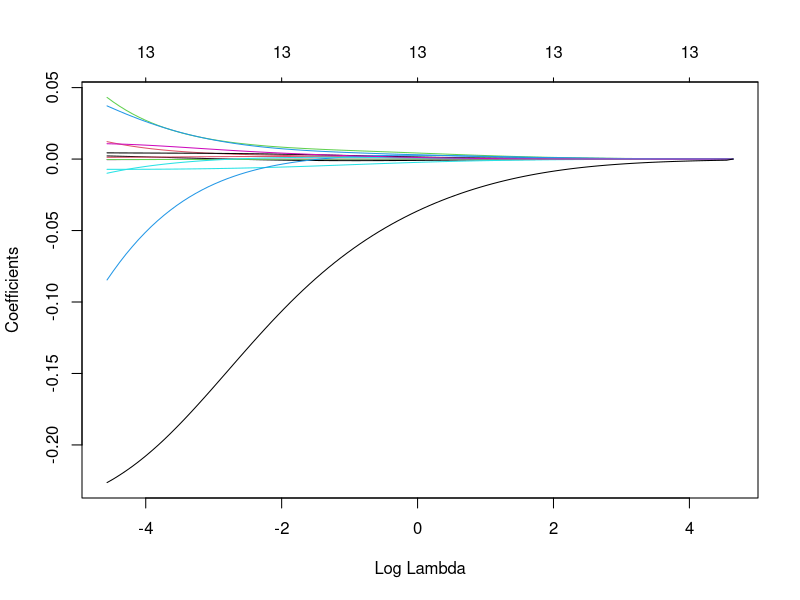
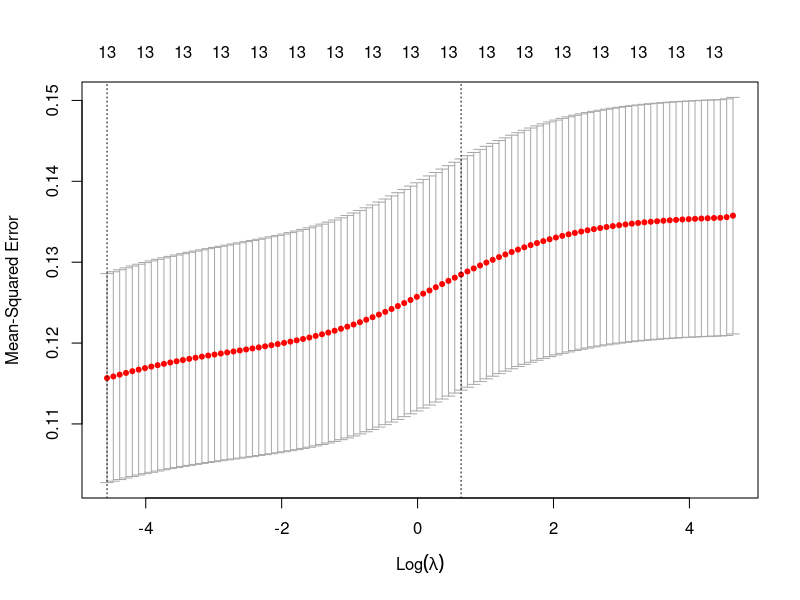
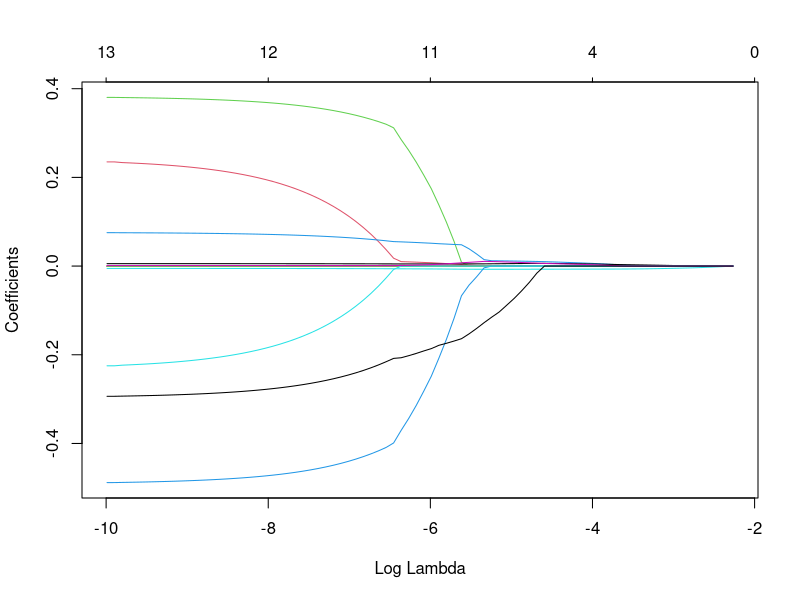
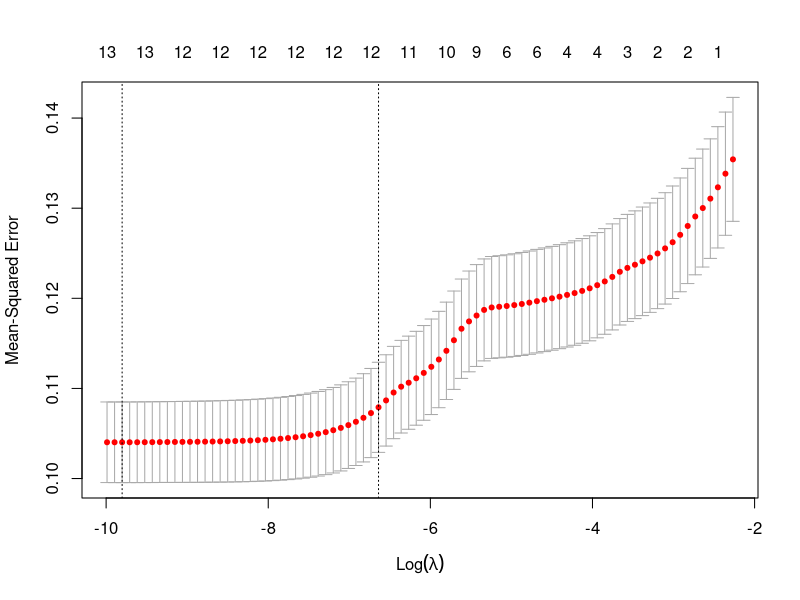
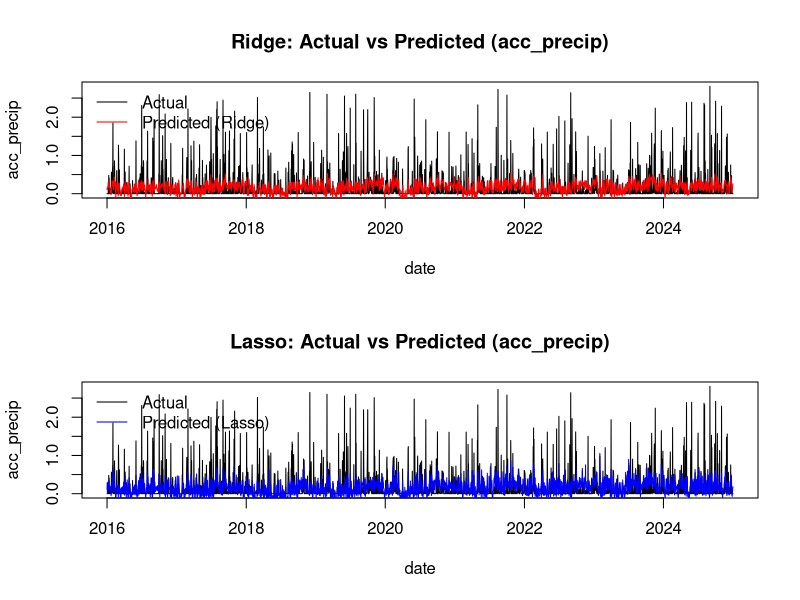
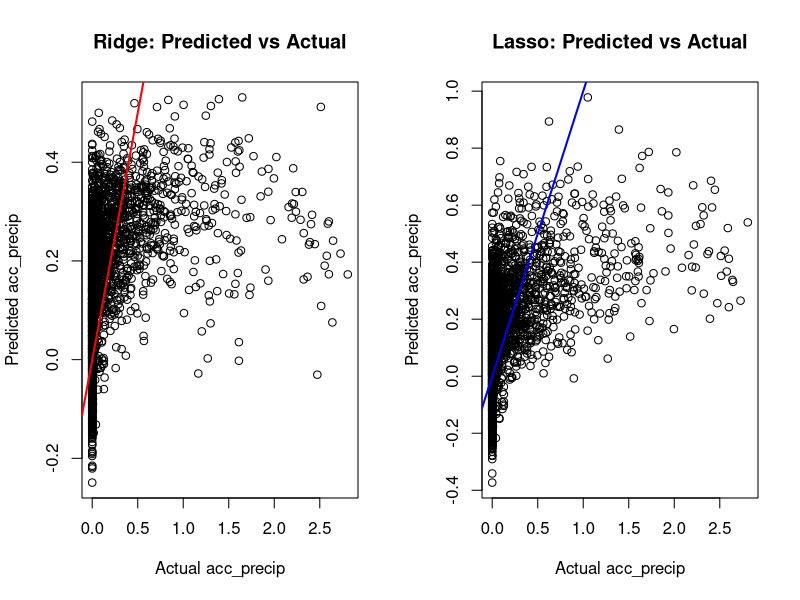
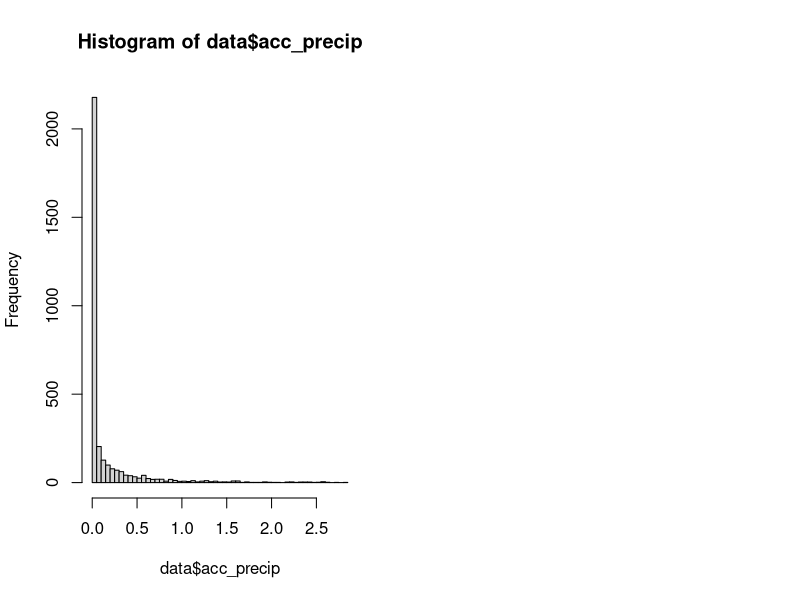

Source code (R) for these figures, in order: (Note: this script raises an error after producing the figures.)
data <- read.csv("Weather_data.csv")
data$date <- as.Date(data$date)

## -------------------------
## Ausreißer in acc_precip entfernen
## -------------------------
q99 <- quantile(data$acc_precip, 0.99, na.rm = TRUE)  # 99%-Perzentil
data <- subset(data, acc_precip <= q99)          # Extreme Values raus

# Zielvariable
y <- data$acc_precip

# Prädiktoren (ohne Datum, ohne stationId)
X <- subset(data, select = -c(stationId, date, acc_precip))

library(glmnet)

X_matrix <- as.matrix(X)
y_vector <- as.numeric(y)

## -------------------------
## Ridge
## -------------------------
ridge_model <- glmnet(X_matrix, y_vector, alpha = 0)

# Plot der Koeffizientenpfade
plot(ridge_model, xvar = "lambda")

cv_ridge <- cv.glmnet(X_matrix, y_vector, alpha = 0)
plot(cv_ridge)

best_lambda_ridge <- cv_ridge$lambda.min
best_lambda_ridge

# Modell mit optimalem Lambda
ridge_best <- glmnet(X_matrix, y_vector, alpha = 0, lambda = best_lambda_ridge)
coef(ridge_best)

## -------------------------
## Lasso
## -------------------------
lasso_model <- glmnet(X_matrix, y_vector, alpha = 1)
plot(lasso_model, xvar = "lambda")

cv_lasso <- cv.glmnet(X_matrix, y_vector, alpha = 1)
plot(cv_lasso)

best_lambda_lasso <- cv_lasso$lambda.min
best_lambda_lasso

# Finales Modell
lasso_best <- glmnet(X_matrix, y_vector, alpha = 1, lambda = best_lambda_lasso)
coef(lasso_best)

## =========================================================
## PREDICTIONS VS ACTUAL VALUES – PLOTS
## =========================================================

# Ridge: Vorhersagen
pred_ridge <- as.numeric(predict(ridge_best, newx = X_matrix))

# Lasso: Vorhersagen
pred_lasso <- as.numeric(predict(lasso_best, newx = X_matrix))

## 1) Zeitreihenplots: Actual vs Predicted über das Datum

par(mfrow = c(2, 1))  # zwei Plots untereinander

# Ridge
plot(data$date, y_vector, type = "l",
     main = "Ridge: Actual vs Predicted (acc_precip)",
     xlab = "date", ylab = "acc_precip")
lines(data$date, pred_ridge, col = "red")
legend("topleft",
       legend = c("Actual", "Predicted (Ridge)"),
       col = c("black", "red"), lty = 1, bty = "n")

# Lasso
plot(data$date, y_vector, type = "l",
     main = "Lasso: Actual vs Predicted (acc_precip)",
     xlab = "date", ylab = "acc_precip")
lines(data$date, pred_lasso, col = "blue")
legend("topleft",
       legend = c("Actual", "Predicted (Lasso)"),
       col = c("black", "blue"), lty = 1, bty = "n")

## 2) Scatterplots: Actual vs Predicted mit 45°-Linie

par(mfrow = c(1, 2))  # zwei Plots nebeneinander

# Ridge
plot(y_vector, pred_ridge,
     main = "Ridge: Predicted vs Actual",
     xlab = "Actual acc_precip",
     ylab = "Predicted acc_precip")
abline(0, 1, col = "red", lwd = 2)  # ideale Linie

# Lasso
plot(y_vector, pred_lasso,
     main = "Lasso: Predicted vs Actual",
     xlab = "Actual acc_precip",
     ylab = "Predicted acc_precip")
abline(0, 1, col = "blue", lwd = 2)

hist(data$acc_precip, breaks = 50)
data1 <- data$acc_precip
data1 = data[,data$acc_precip > 0]
hist(data1)
